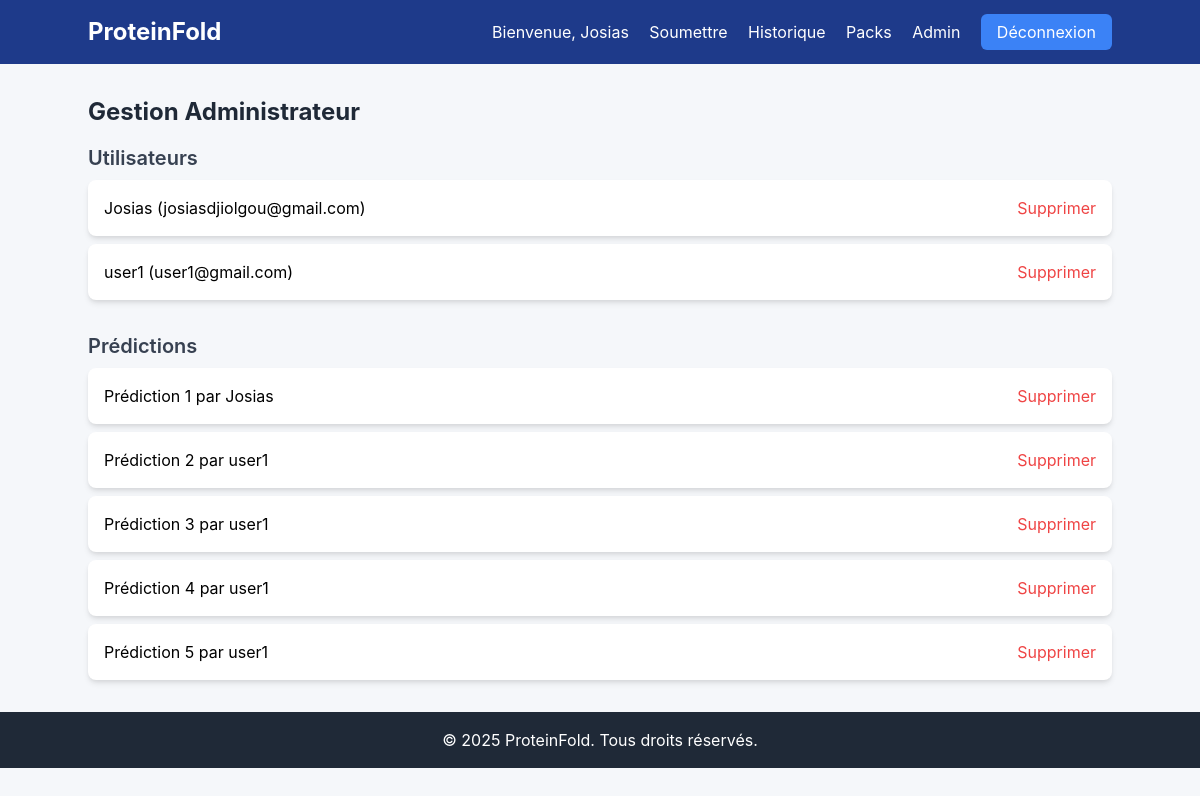
The page /admin-manage/ (signed in) on the database its author committed.
### prediction/models.py (models this page shows, shortened)
class ProteinPrediction(models.Model):
    id = models.AutoField(primary_key=True)
    sequence = models.TextField()
    pdb_file = models.FileField(upload_to='predictions/', null=True, blank=True)
    created_at = models.DateTimeField(auto_now_add=True)
    user = models.ForeignKey(User, on_delete=models.CASCADE, related_name='predictions')
    status = models.CharField(max_length=10, choices=[('PENDING', 'En cours'), ('COMPLETED', 'Terminé'), ('FAILED', 'Échoué')], default='PENDING')

### prediction/views.py (the view, shortened to what this page needs)
# urls.py: path('admin-manage/', views.admin_manage, name='admin_manage'),
@login_required
@user_passes_test(is_admin)
def admin_manage(request):
    users = User.objects.all()
    predictions = ProteinPrediction.objects.all()
    return render(request, 'prediction/admin_manage.html', {'users': users, 'predictions': predictions})

### prediction/views.py (called while the page is built)
def is_admin(user):
    return user.is_staff

### prediction/templates/prediction/admin_manage.html (shortened to what this page needs)
{% extends 'prediction/base.html' %}
{% block content %}
    <h2 class="text-2xl font-bold text-gray-800 mb-4">Gestion Administrateur</h2>
    <h3 class="text-xl font-semibold text-gray-700 mb-2">Utilisateurs</h3>
    <div class="mb-8">
        {% for user in users %}
            <div class="bg-white p-4 rounded-lg shadow-md mb-2 flex justify-between items-center">
                <span>{{ user.username }} ({{ user.email }})</span>
                <form method="post">
                    <button type="submit" class="text-red-500">Supprimer</button>
                </form>
            </div>
        {% empty %}
            <p class="text-gray-600">Aucun utilisateur.</p>
        {% endfor %}
    </div>
    <h3 class="text-xl font-semibold text-gray-700 mb-2">Prédictions</h3>
    <div>
        {% for prediction in predictions %}
            <div class="bg-white p-4 rounded-lg shadow-md mb-2 flex justify-between items-center">
                <span>Prédiction {{ prediction.id }} par {{ prediction.user.username }}</span>
                <form method="post">
                    <button type="submit" class="text-red-500">Supprimer</button>
                </form>
            </div>
        {% empty %}
            <p class="text-gray-600">Aucune prédiction.</p>
        {% endfor %}
    </div>
{% endblock %}

### prediction/templates/prediction/base.html (shortened to what this page needs)
<!DOCTYPE html>
<html lang="fr">
<head>
    <link href="https://cdn.jsdelivr.net/npm/tailwindcss@2.2.19/dist/tailwind.min.css" rel="stylesheet">
</head>
<body>
    <nav class="navbar p-4 text-white">
        <div class="container mx-auto flex justify-between items-center">
            <a href="{% url 'prediction:home' %}" class="text-2xl font-bold">ProteinFold</a>
            <div>
                {% if user.is_authenticated %}
                    <span class="mr-4">Bienvenue, {{ user.username }}</span>
                    <a href="{% url 'prediction:submit' %}" class="mr-4">Soumettre</a>
                    <a href="{% url 'prediction:history' %}" class="mr-4">Historique</a>
                    <a href="{% url 'prediction:packs' %}" class="mr-4">Packs</a>
                    {% if user.is_staff %}
                        <a href="{% url 'prediction:admin_manage' %}" class="mr-4">Admin</a>
                    {% endif %}
                    <a href="{% url 'prediction:logout' %}" class="btn-primary">Déconnexion</a>
                {% else %}
                    <a href="{% url 'prediction:login' %}" class="mr-4">Connexion</a>
                    <a href="{% url 'prediction:register' %}" class="btn-primary">Inscription</a>
                {% endif %}
            </div>
        </div>
    </nav>
    <main class="container mx-auto mt-8">
        {% block content %}
        {% endblock %}
    </main>
    <footer class="bg-gray-800 text-white p-4 mt-8">
        <div class="container mx-auto text-center">
            <p>© 2025 ProteinFold. Tous droits réservés.</p>
        </div>
    </footer>
</body>
</html>

### prediction/templates/prediction/base.html (style rules this page uses)
body { font-family: 'Inter', sans-serif; background-color: #f5f7fa; }
.navbar { background-color: #1e3a8a; }
.btn-primary { background-color: #3b82f6; color: white; padding: 0.5rem 1rem; border-radius: 0.375rem; }

### rows shown on the page
ProteinPrediction: id "1", user.username "Josias"
ProteinPrediction: id "2", user.username "user1"
ProteinPrediction: id "3", user.username "user1"
ProteinPrediction: id "4", user.username "user1"
ProteinPrediction: id "5", user.username "user1"

### other values the page prints
{{ user.username }} "Josias"
{{ user.email }} "josiasdjiolgou@gmail.com"
{{ user.username }} "user1"
{{ user.email }} "user1@gmail.com"
